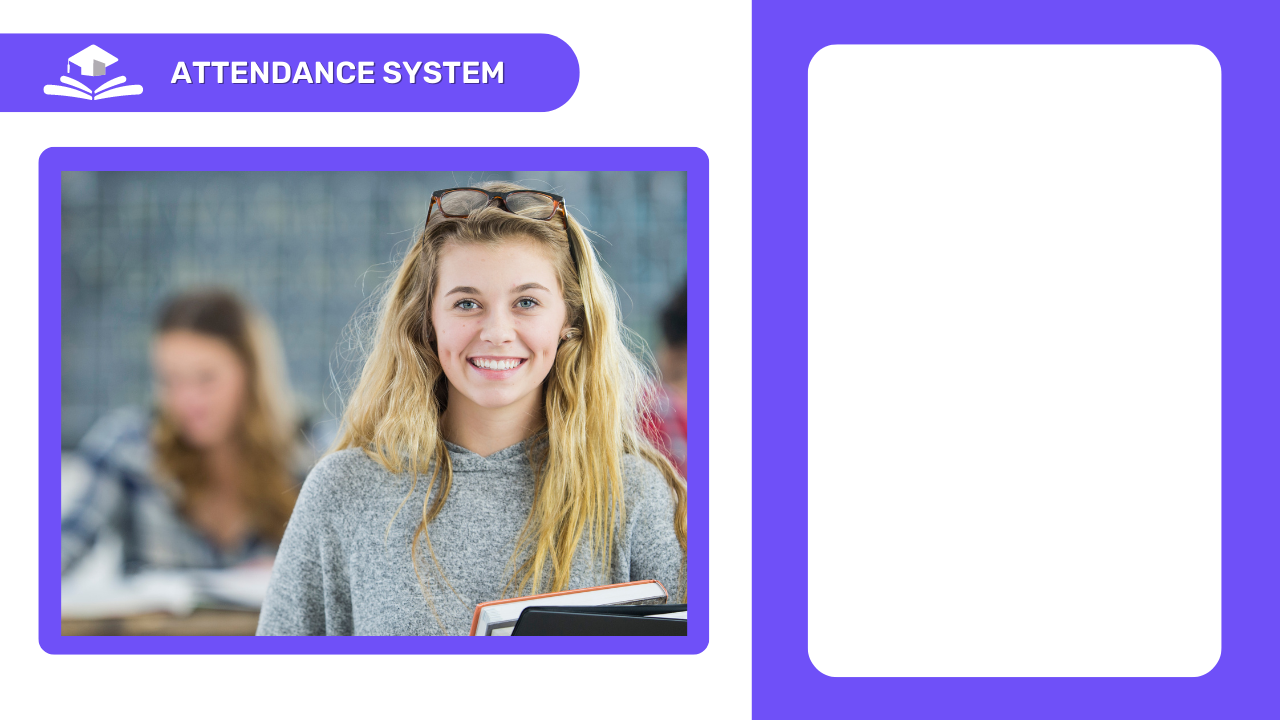
#> input picture v2_recoginicao_facial/Resources/background.png, 1280 x 720 px
$ python main.py
#> lines starting #> are read from the running program, lines starting #| are printed output that depends on the picture
import os
import pickle
import cv2

cap = cv2.VideoCapture('video/video3.mp4')
cap.set(3, 640)
cap.set(4, 480)

#imgBackground = cv2.imread('Resources/background.png')
imgBackground = cv2.imread('Resources/background.png')
#> imgBackground is the input picture: shape (720, 1280, 3); mean B, G, R 216.2, 180.3, 187.5

folderModePath = 'Resources/Modes/' #localizacao do folder do menu
modePathList = os.listdir(folderModePath) #lista todas as imagens do folder, com o nome de cada arquivo
imgModeList = [] #pegar lista de imagens


for path in modePathList:
    imgModeList.append(cv2.imread(os.path.join(folderModePath,path)))
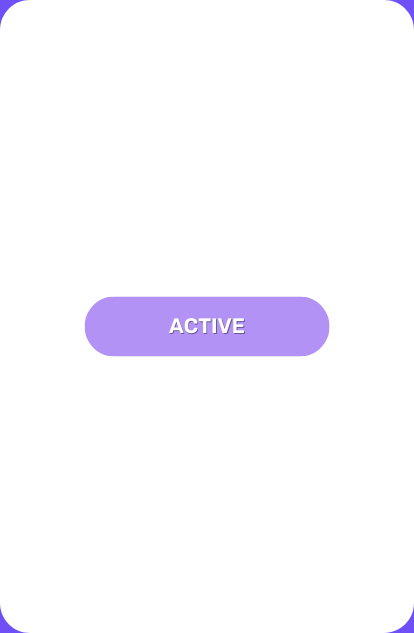
#> input picture v2_recoginicao_facial/Resources/Modes/1.png, 414 x 633 px

print(modePathList) #lista os nomes
print(len(imgModeList)) #lista a quantidade
#| 2

#carregar o encodi file serializado.
print("Encode File")
file = open('EncodeFile.p','rb') #leitura e gravacao
#> (reads v2_recoginicao_facial/EncodeFile.p from the repository)
encodeListKnowWithIds = pickle.load(file)
file.close()
encodeListKnow, studentIds = encodeListKnowWithIds
print("Encode File Loaded")

#print(studentIds)


while True:
    success, img = cap.read()
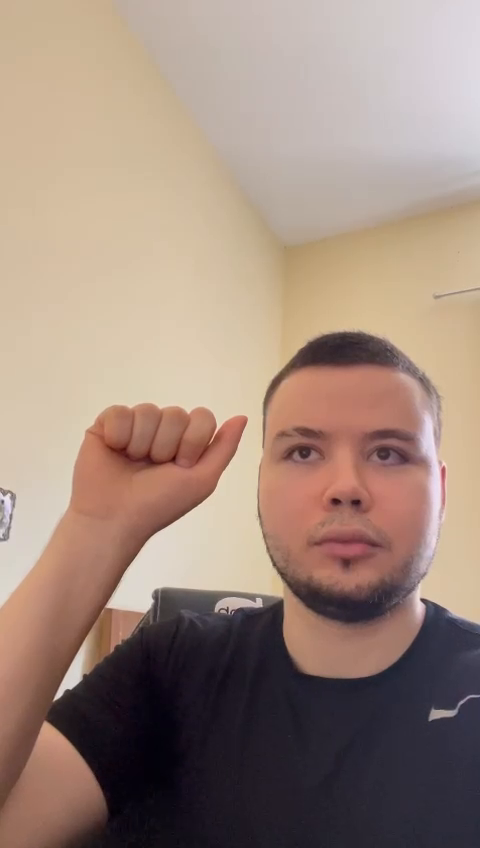
#> input picture frame 67 of v2_recoginicao_facial/video/video3.mp4, 480 x 848 px
#> img is the input picture: shape (848, 480, 3); mean B, G, R 124.3, 136.9, 159
    #imgBackground[162:162 + 480, 55:55 + 640] = img #colocar camera depois
#> (the run stopped early here; a loop or call above may not have finished)
